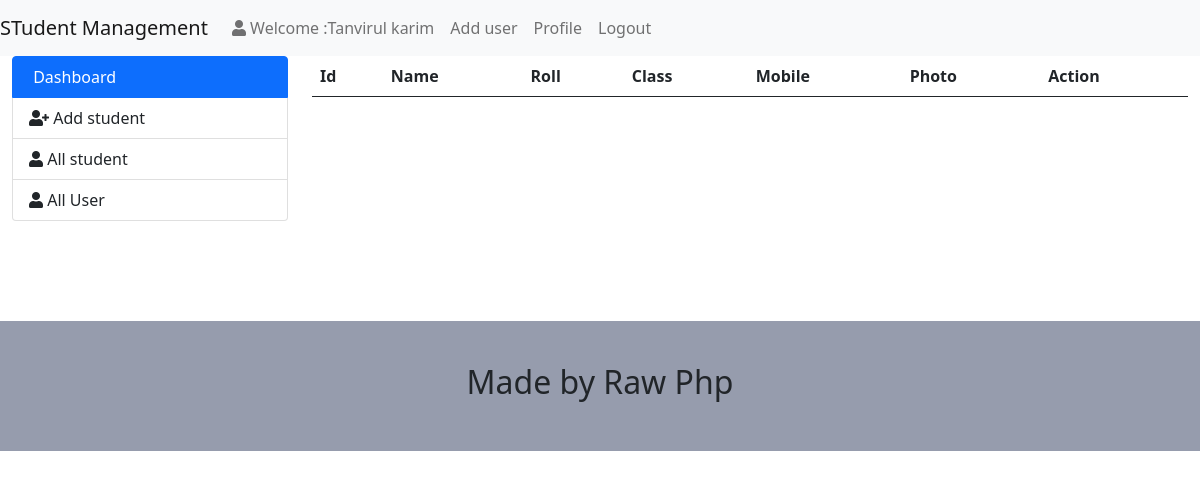
/admin/index.php?page=all-students (signed in), run on an earlier commit of the app's database.
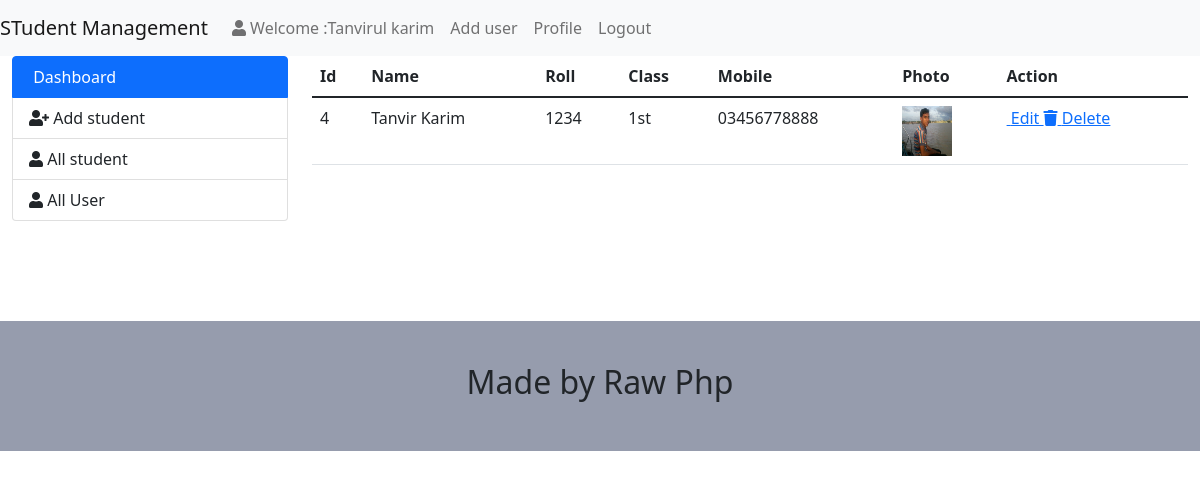
And on a later commit of the database.
### tables this page shows
CREATE TABLE `student_info` (
  `id` int(5) NOT NULL,
  `name` varchar(50) NOT NULL,
  `roll` varchar(6) NOT NULL,
  `class` varchar(3) NOT NULL,
  `pcontact` varchar(11) NOT NULL,
  `photo` varchar(50) NOT NULL,
  `datetime` timestamp NOT NULL DEFAULT current_timestamp()
);

### admin/all-students.php (the view)
<table class="table" id="example">
          <thead>
              <tr>
                  <th> Id </th>
                  <th> Name </th>
                  <th> Roll </th>
                  <th> Class </th>
                  <th> Mobile </th>
                  <th> Photo </th>
                  <th> Action </th>
              </tr>
          </thead>
          <tbody>
           <?php
              $db_sinfo = mysqli_query($link,"SELECT * FROM `student_info`");
               while($row = mysqli_fetch_assoc($db_sinfo)){ ?>
              <tr>
                  <td> <?php echo $row['id']; ?> </td>
                  <td> <?php echo ucwords($row['name']); ?> </td>
                  <td> <?php echo $row['roll']; ?> </td>
                  <td> <?php echo $row['class']; ?> </td>
                  <td> <?php echo $row['pcontact']; ?> </td>
                  <td> <img width="50px" height="50px" src="student_images/<?php echo $row['photo']; ?>"> </td>
                  <td>
                      <a href="index.php?page=update-student&id=<?php echo base64_encode($row['id']); ?>"><i class="fa fa-pencil"></i> Edit </a>
                      <a href="delete_student.php?id=<?php echo base64_encode($row['id']); ?>"><i class="fa fa-trash"></i> Delete </a>
                  </td>
                 </tr>
              <?php } ?>
          </tbody>
      </table>

What changed in the data, as far as the page shows it:
added student_info: id "4", name "Tanvir Karim", roll "1234", class "1st", pcontact "03456778888", photo (picture)
